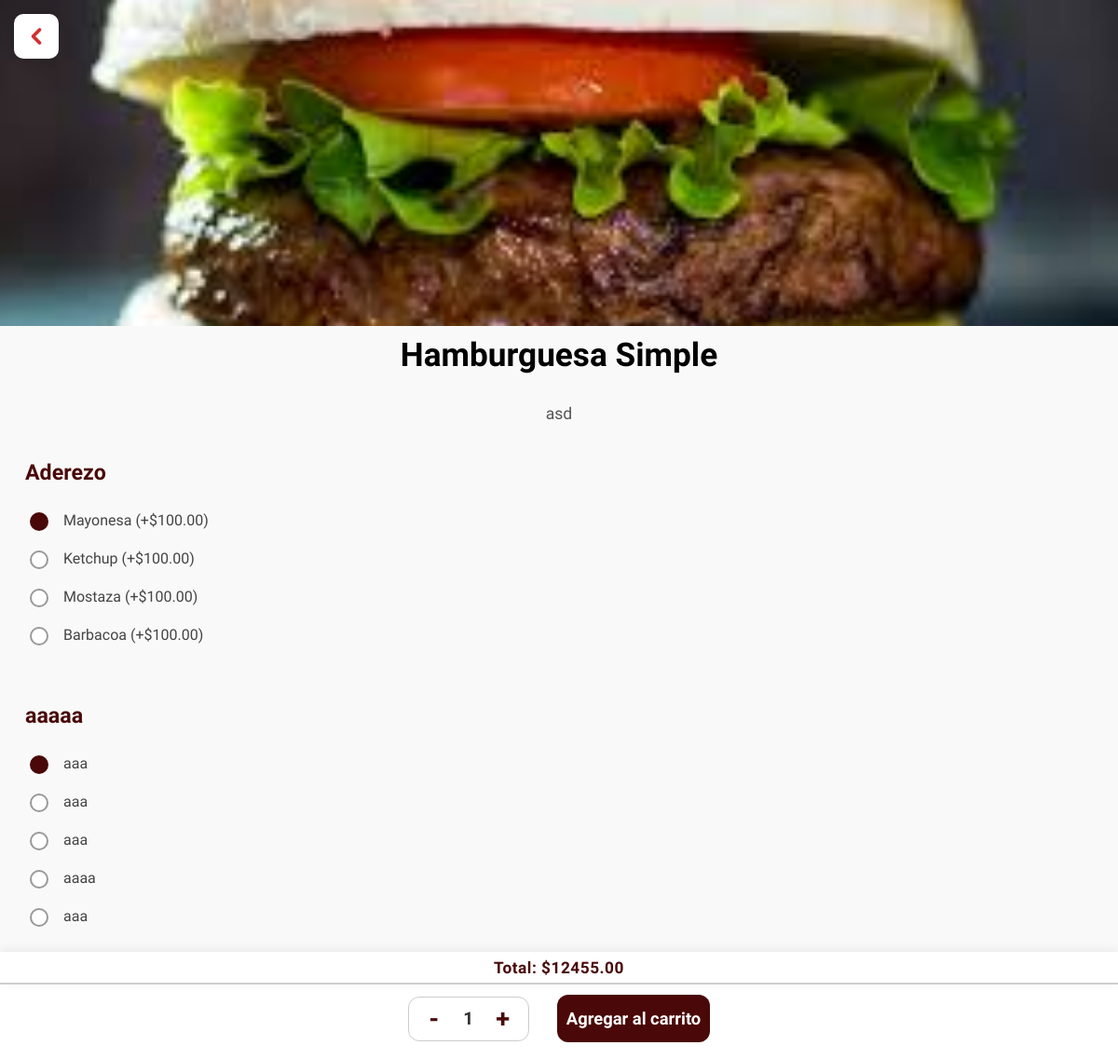
Page /producto/1/ (signed in) on the committed database.
### mi_app/models.py (models this page shows, shortened)
class Producto(models.Model):
    nombre = models.CharField(max_length=100)
    descripcion = models.TextField(blank=True)
    precio = models.DecimalField(max_digits=8, decimal_places=2)
    categoria = models.CharField(max_length=50)
    disponible = models.BooleanField(default=True)
    personalizable = models.BooleanField(default=False)
    campos_personalizacion = models.ManyToManyField('PersonalizacionCampo', blank=True, related_name='productos')
    imagen = models.ImageField(upload_to='productos/', blank=True, null=True)  # 👈 campo nuevo

class PersonalizacionCampo(models.Model):
    nombre = models.CharField(max_length=100)
    es_multiple = models.BooleanField(default=False)  # NUEVO CAMPO

class PersonalizacionOpcion(models.Model):
    campo = models.ForeignKey(PersonalizacionCampo, on_delete=models.CASCADE, related_name='opciones')
    nombre = models.CharField(max_length=100)
    precio_extra = models.DecimalField(max_digits=6, decimal_places=2, default=0)

### mi_app/views/cliente.py (the view, shortened to what this page needs)
# urls.py: path('producto/<int:producto_id>/', views.detalle_producto, name='detalle_producto'),
@login_required
def detalle_producto(request, producto_id):
    producto = get_object_or_404(Producto, id=producto_id)
    campos_y_opciones = []
    campos = producto.campos_personalizacion.prefetch_related('opciones').all()
    for campo in campos:
        opciones = campo.opciones.all()
        campos_y_opciones.append({'campo': campo, 'opciones': opciones})
    return render(request, 'cliente/detalle_producto.html', {
        'producto': producto,
        'campos_y_opciones': campos_y_opciones
    })

### mi_app/templates/cliente/detalle_producto.html (shortened to what this page needs)
{% load static %}
<link rel="stylesheet" href="{% static 'css/detalle_producto.css' %}">
<link rel="stylesheet" href="{% static 'css/base.css' %}">
<img src="{{ producto.imagen.url }}" alt="{{ producto.nombre }}" class="producto-imagen">
<h1>{{ producto.nombre }}</h1>
<p>{{ producto.descripcion }}</p>
<a href="{% url 'catalogo_cliente' %}" class="btn-flecha-atras" title="Volver al catálogo">
    <svg class="flecha" width="28" height="28" viewBox="0 0 24 24" fill="none" stroke="#d32f2f" stroke-width="3.2" stroke-linecap="round" stroke-linejoin="round"><polyline points="15 18 9 12 15 6"/></svg>
</a>
<form method="post" id="form-detalle-producto">
    {% for campo_info in campos_y_opciones %}
    <br>
    <fieldset>
        <legend>{{ campo_info.campo.nombre }}</legend>
        {% for opcion in campo_info.opciones %}
            <label>
                {% if campo_info.campo.es_multiple %}
                    <input type="checkbox" name="campo_{{ campo_info.campo.id }}" value="{{ opcion.id }}">
                {% else %}
                    <input type="radio" name="campo_{{ campo_info.campo.id }}" value="{{ opcion.id }}" {% if forloop.first %}checked{% endif %}>
                {% endif %}
                {{ opcion.nombre }} {% if opcion.precio_extra > 0 %}(+${{ opcion.precio_extra }}){% endif %}
            </label>
        {% endfor %}
    </fieldset>
    {% endfor %}
    <div id="total-producto">
        Total: $<span id="total-valor">{{ producto.precio }}</span>
    </div>
    <div class="barra-inferior">
        <div class="cantidad-control-personalizada">
            <button type="button" class="btn-cantidad" id="restar-cantidad">-</button>
            <span id="cantidad-mostrar">1</span>
            <button type="button" class="btn-cantidad" id="sumar-cantidad">+</button>
        </div>
        <button type="submit">Agregar al carrito</button>
    </div>
</form>

### mi_app/static/css/base.css (style rules this page uses)
body, h1, h2, h3, h4, h5, h6, p, a, span, div, input, button, select, textarea { font-family: 'Jockey One', Arial, sans-serif !important; }
p { font-family: 'Jockey One', Arial, sans-serif; }
button, input, select, textarea, .pedido-card, .pedido-info, .pedido-actions a { font-family: 'Jockey One', Arial, sans-serif; font-size: 1em; }

### rows in the picture
Producto: imagen (picture), nombre "Hamburguesa Simple", descripcion "asd", precio "12455.00"
PersonalizacionCampo: campo.nombre "Aderezo"
PersonalizacionOpcion: nombre "Mayonesa", precio_extra "100.00"
PersonalizacionOpcion: nombre "Ketchup", precio_extra "100.00"
PersonalizacionOpcion: nombre "Mostaza", precio_extra "100.00"
PersonalizacionOpcion: nombre "Barbacoa", precio_extra "100.00"
PersonalizacionCampo: campo.nombre "aaaaa"
PersonalizacionOpcion: nombre "aaa"
PersonalizacionOpcion: nombre "aaa"
PersonalizacionOpcion: nombre "aaa"
PersonalizacionOpcion: nombre "aaaa"
PersonalizacionOpcion: nombre "aaa"
